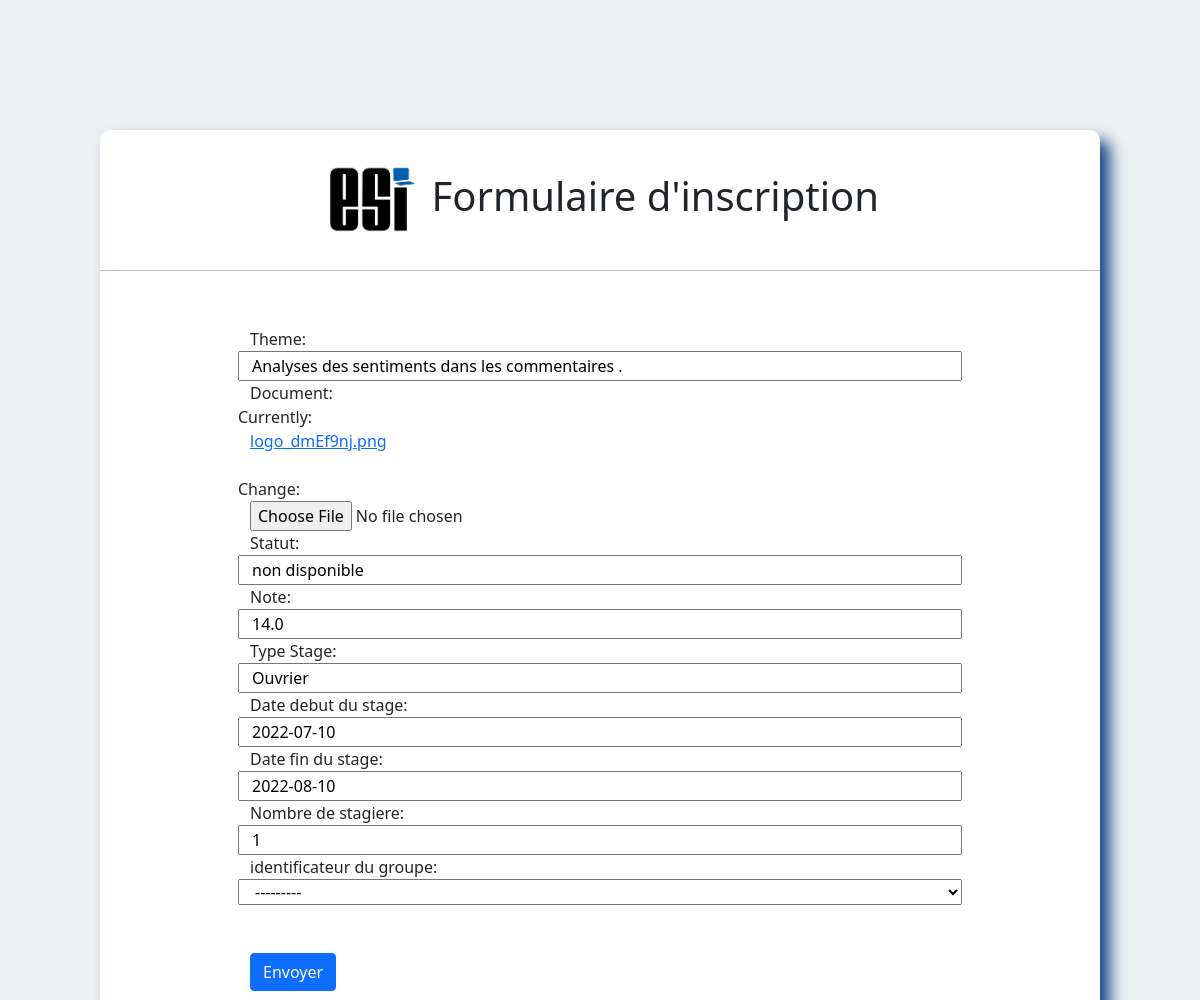
The app's page /tsMod/4/, older data.
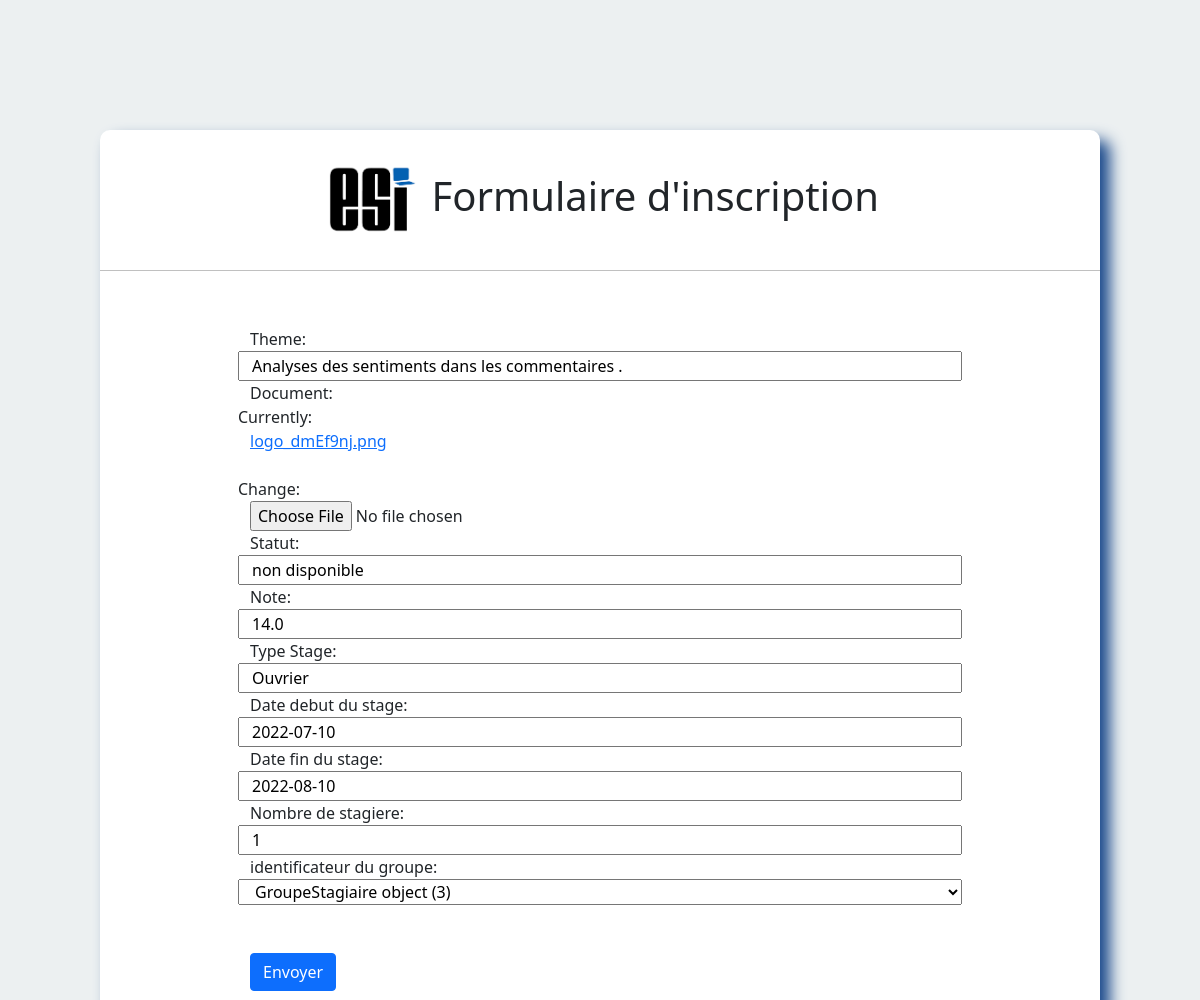
The same page, newer data.
### satgesiV2/models.py (models this page shows)
class Stage (models.Model):
    anne_univ =  models.DateField
    theme = models.CharField(max_length=50)
    document = models.FileField()
    statut = models.CharField(max_length=50)
    note = models.FloatField(max_length=4)

class Type(Stage):
    Type_Stage = models.CharField(max_length=50)
    DateDebut = models.DateField()
    DateFin = models.DateField()
    NbreStagiare = models.PositiveIntegerField()
    idfGroupe = models.ForeignKey("GroupeStagiaire",on_delete=models.SET_NULL,null=True,related_name='+',blank=True)
    unique_together = ('Type_Stage','code_Stage')

### satgesiV2/views.py (the view)
# urls.py: path('tsMod/<str:pk>/',modTS,name="modifT"),
def modTS (request, pk):
   ts = Type.objects.get(id=pk)
   form = TypeForm(instance=ts)
   if request.method == "POST":
       form = TypeForm(data=request.POST,instance=ts)
       if form.is_valid():
           form.save()
           return redirect("accept")
   return render(request,'NinePage.html',{"formTypeS":form})

### satgesiV2/formTypeS.py
class TypeForm(ModelForm):
     class Meta:
        model = Type
        fields='__all__'
        widget={
            'Type_Stage':forms.TextInput(attrs={'class':'form-control'}),
            'DateDebut':forms.DateInput(attrs={'class':'form-control'}),
            'DateFin':forms.DateInput(attrs={'class':'form-control'}),
            'NbreStagiare':forms.NumberInput(attrs={'class':'form-control'}),
            'idfGroupe':forms.TextInput(attrs={'class':'form-control'}),
         }
        labels={
              'DateDebut':'Date debut du stage',
              'DateFin':'Date fin du stage',
              'NbreStagiare':'Nombre de stagiere',
              'idfGroupe':'identificateur du groupe',
         }

### satgesiV2/templates/NinePage.html (shortened to what this page needs)
<!DOCTYPE html>
<html lang="en">
    <head>
      <link href="https://cdn.jsdelivr.net/npm/bootstrap@5.1.3/dist/css/bootstrap.min.css" rel="stylesheet">
        {% load static %}
        <link rel="stylesheet" href="{% static 'css/Nine.css' %}">
    </head>
<body>
    <div class="center">
         <h1><img src="/static/png/icon3.png" alt="logo du site " width= "100" >
            Formulaire d'inscription</h1>
         <br><br>
        <form method="POST">
           <form>
        <div class="form-group row">
        {{formTypeS}}
    </div>
           <br><br>
          <button type="submit" class="btn btn-primary">Envoyer</button>
      </form>
</div>
</body>
</html>

Row changes from the older to the newer data that the page shows:
changed Type "Ouvrier": idfGroupe "---------" → "GroupeStagiaire object (3)"
